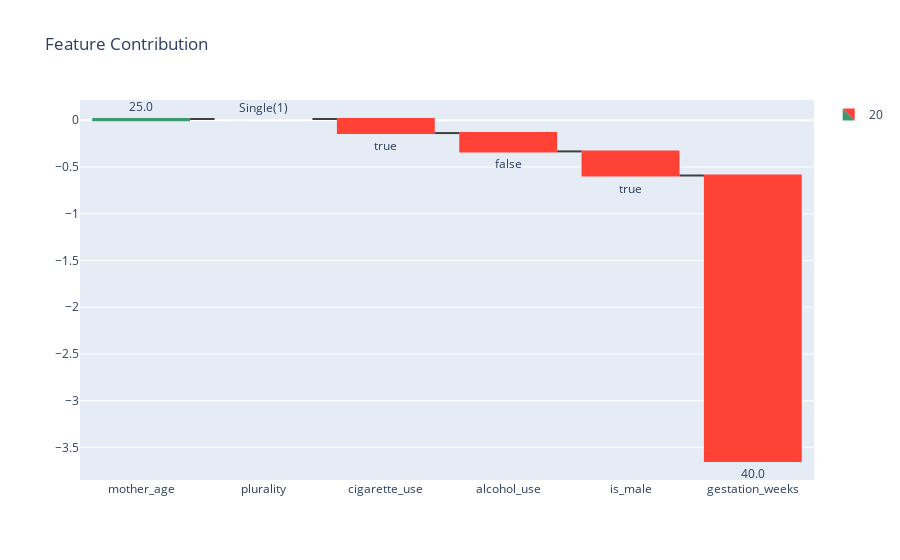

Notebook code cell kept with this figure:
### Code cell
import plotly.graph_objects as go

fig = go.Figure(go.Waterfall(
    name = "20", orientation = "v",
    measure = ["relative", "relative", "relative", "relative", "relative","relative","relative", "total"],
    x = feature_list,
    textposition = "outside",
    text=feature_values,
    y = feature_contributions,
    connector = {"line":{"color":"rgb(63, 63, 63)"}},
))

fig.update_layout(
        title = "Feature Contribution",
        showlegend = True
)

fig.show()

### Figure 1 — Plotly figure (JSON) as saved in the notebook; plotly's stock layout.template omitted (floating-point values rounded to 4 significant figures)
{"data": [{"connector": {"line": {"color": "rgb(63, 63, 63)"}}, "measure": ["relative", "relative", "relative", "relative", "relative", "relative", "relative", "total"], "name": "20", "orientation": "v", "text": ["25.0", "Single(1)", "true", "false", "true", "40.0"], "textposition": "outside", "x": ["mother_age", "plurality", "cigarette_use", "alcohol_use", "is_male", "gestation_weeks"], "y": [0.01316, 0.0, -0.1506, -0.1959, -0.2581, -3.054], "type": "waterfall"}], "layout": {"title": {"text": "Feature Contribution"}, "showlegend": true}}
